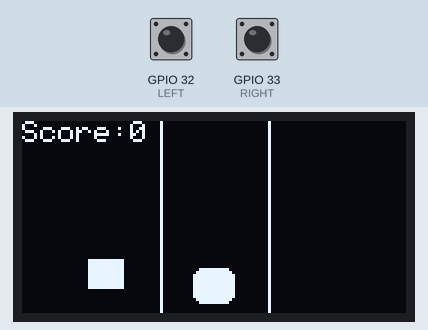
This sketch was run on a simulated ESP32. On the bench: 128×64 one-colour display. Inputs (shaded band) come from the test bench; at power-on: GPIO 32 (LEFT) HIGH, GPIO 33 (RIGHT) HIGH. Random numbers use the default seed unless the sketch sets one.

Above: at 1.2 s.
1.3 s: GPIO 32 (LEFT) pulled LOW for 0.15 s
At 1.7 s:
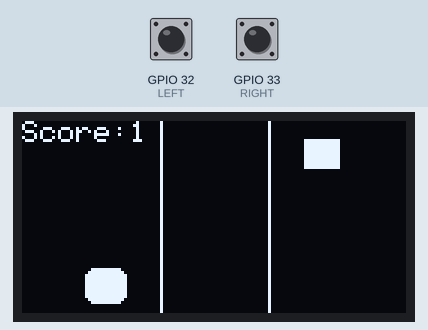
2.0 s: GPIO 33 (RIGHT) pulled LOW for 0.15 s
At 2.3 s:
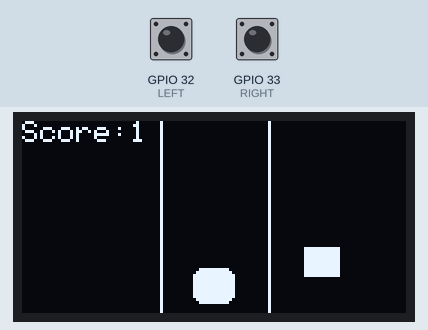
2.7 s: GPIO 32 (LEFT) pulled LOW for 1 s
At 5.0 s:
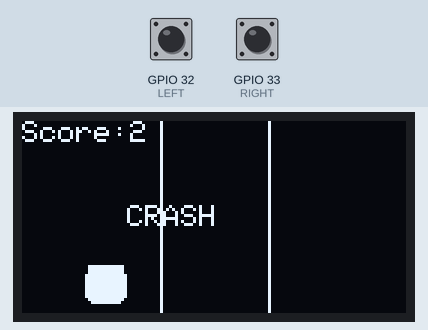
Timing chart, 0 to 6.5 s (numbered marks = the images above; inputs shaded):
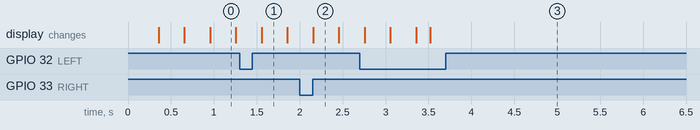

The sketch:

day_88_optimize_performance.ino
```cpp
// Day 88: Fixed-timestep game loop with bounded catch-up and minimal allocations.
#include <Wire.h>
#include <Adafruit_GFX.h>
#include <Adafruit_SSD1306.h>
Adafruit_SSD1306 display(128,64,&Wire,-1);
const int LEFT=32,RIGHT=33,laneX[]={28,64,100};
const uint32_t FRAME_US=33333;
uint32_t nextFrame=0;
int player=1,obLane=0,obY=-10,score=0,lastL=HIGH,lastR=HIGH;
bool crashed=false;
void setup(){
 pinMode(LEFT,INPUT_PULLUP);pinMode(RIGHT,INPUT_PULLUP);randomSeed(analogRead(34));
 Wire.begin(21,22);if(!display.begin(SSD1306_SWITCHCAPVCC,0x3C))while(true)delay(1000);
 nextFrame=micros();
}
void loop(){
 uint32_t now=micros();
 if((int32_t)(now-nextFrame)<0)return;
 nextFrame+=FRAME_US;
 int l=digitalRead(LEFT),r=digitalRead(RIGHT);
 if(!crashed){
  if(l==LOW&&lastL==HIGH&&player>0)player--;
  if(r==LOW&&lastR==HIGH&&player<2)player++;
  obY+=2;
  if(obY>64){obY=-10;obLane=random(0,3);score++;}
  if(player==obLane&&obY>=47&&obY<=61)crashed=true;
 }
 lastL=l;lastR=r;
 display.clearDisplay();
 display.drawLine(46,0,46,63,SSD1306_WHITE);display.drawLine(82,0,82,63,SSD1306_WHITE);
 display.fillRect(laneX[obLane]-6,obY,12,10,SSD1306_WHITE);
 display.fillRoundRect(laneX[player]-7,49,14,12,3,SSD1306_WHITE);
 display.setTextSize(1);display.setTextColor(SSD1306_WHITE);display.setCursor(0,0);display.print("Score:");display.print(score);
 if(crashed){display.setCursor(35,28);display.print("CRASH");}
 display.display();
}
```
